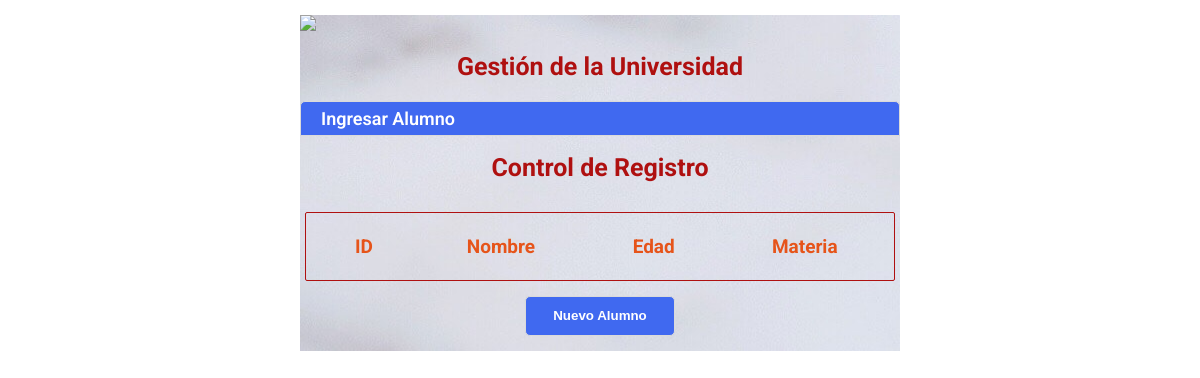
The app's page /, older data.
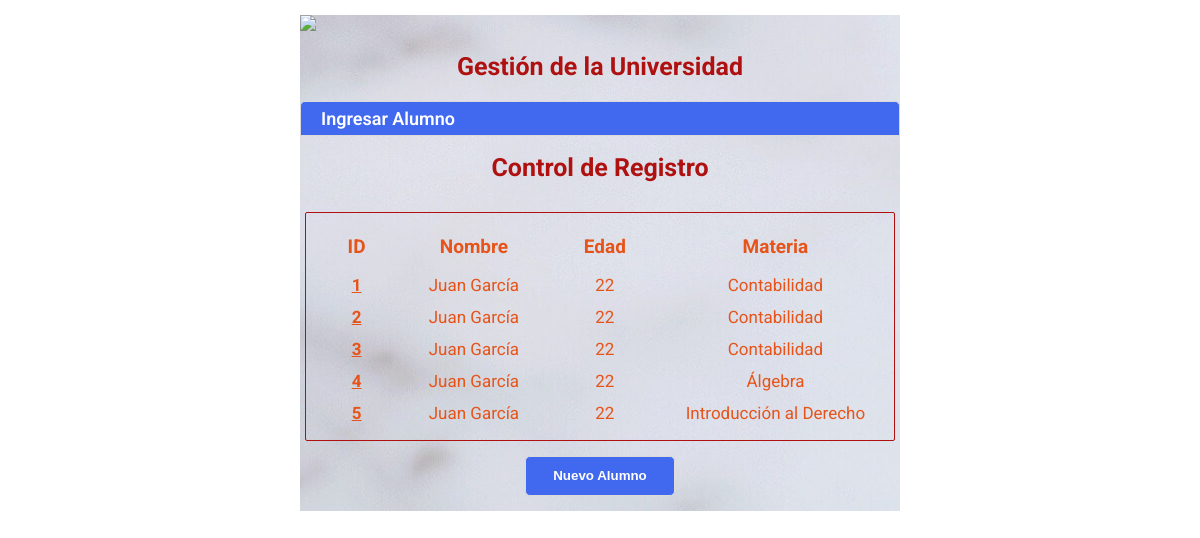
The same page, newer data.
### appuni/models.py (models this page shows)
class Alumno(models.Model):
    MATERIAS = (
        ("Programación Lógica", "Programación Lógica"),
        ("Álgebra", "Álgebra"),
        ("Programación Orientada a Objetos", "Programación Orientada a Objetos"),
        ("Administración I", "Administración I"),
        ("Contabilidad", "Contabilidad"),
        ("Principios de Economía", "Principios de Economía"),
        ("Introducción al Derecho", "Introducción al Derecho"),
        ("Teoría de la Persona", "Teoría de la Persona"),
        ("Derecho Penal I", "Derecho Penal I"),
        )
    nombre = models.CharField(max_length=128)
    edad = models.IntegerField()
    materia = models.CharField(max_length=128, choices=MATERIAS)

### appuni/views.py (the view)
# urls.py: path("", views.index, name="index"),
def index(request):
    alumnos = Alumno.objects.all()
    ctx = {"alumnos": alumnos}
    return render(request, 'appuni/index.html', ctx)

### appuni/templates/appuni/index.html (shortened to what this page needs)
{% extends "appuni/layout.html" %}
{% load static %}
{% block content %}
<div class="contenedor">
        <img src="{% static 'appuni/banner.png' %}">
        <h1>Gestión de la Universidad</h1>
        <section id="formulario">
          <h2> Ingresar Alumno </h2>
       </section>
     <h1>Control de Registro</h1>
     <div class="t">
     <table class="tabla">
        <thead>
            <tr>
                <th>ID</th>
                <th>Nombre</th>
                <th>Edad</th>
                <th>Materia</th>
            </tr>
        </thead>
        {% for alumno in alumnos %}
        <tr>
            <td><a href='{% url "alumno" alumno.id %}'>{{ alumno.id }}</a></td>
            <td>{{ alumno.nombre }}</td>
            <td>{{ alumno.edad }}</td>
            <td>{{ alumno.materia }}</td>
        </tr>
        {% endfor %}
    </table>
    </div>
    <div class="botones">
    <a href='{% url "nuevo_alumno" %}'><button>Nuevo Alumno</button></a>
    </div>
    </div>
{% endblock %}

Row changes from the older to the newer data that the page shows:
added Alumno: id "1", nombre "Juan García", edad "22", materia "Contabilidad"
added Alumno: id "2", nombre "Juan García", edad "22", materia "Contabilidad"
added Alumno: id "3", nombre "Juan García", edad "22", materia "Contabilidad"
added Alumno: id "4", nombre "Juan García", edad "22", materia "Álgebra"
added Alumno: id "5", nombre "Juan García", edad "22", materia "Introducción al Derecho"
